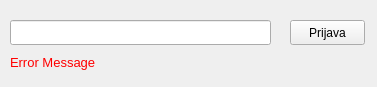
<?xml version="1.0" encoding="UTF-8"?>
<ui version="4.0">
 <class>FormPassword</class>
 <widget class="QWidget" name="FormPassword">
  <property name="windowModality">
   <enum>Qt::ApplicationModal</enum>
  </property>
  <property name="geometry">
   <rect>
    <x>0</x>
    <y>0</y>
    <width>377</width>
    <height>87</height>
   </rect>
  </property>
  <property name="windowTitle">
   <string>Lozinka</string>
  </property>
  <property name="windowIcon">
   <iconset>
    <normaloff>../pictures/hops_logo2.png</normaloff>../pictures/hops_logo2.png</iconset>
  </property>
  <property name="inputMethodHints">
   <set>Qt::ImhNone</set>
  </property>
  <widget class="QLineEdit" name="lineEdit">
   <property name="geometry">
    <rect>
     <x>10</x>
     <y>20</y>
     <width>261</width>
     <height>25</height>
    </rect>
   </property>
   <property name="font">
    <font>
     <pointsize>10</pointsize>
    </font>
   </property>
   <property name="inputMask">
    <string/>
   </property>
  </widget>
  <widget class="QPushButton" name="pushButton">
   <property name="geometry">
    <rect>
     <x>290</x>
     <y>20</y>
     <width>75</width>
     <height>25</height>
    </rect>
   </property>
   <property name="text">
    <string>Prijava</string>
   </property>
  </widget>
  <widget class="QLabel" name="label">
   <property name="geometry">
    <rect>
     <x>10</x>
     <y>52</y>
     <width>301</width>
     <height>20</height>
    </rect>
   </property>
   <property name="font">
    <font>
     <pointsize>10</pointsize>
    </font>
   </property>
   <property name="styleSheet">
    <string notr="true">color: rgb(255, 0, 0);</string>
   </property>
   <property name="text">
    <string>Error Message</string>
   </property>
  </widget>
 </widget>
 <resources/>
 <connections/>
</ui>
